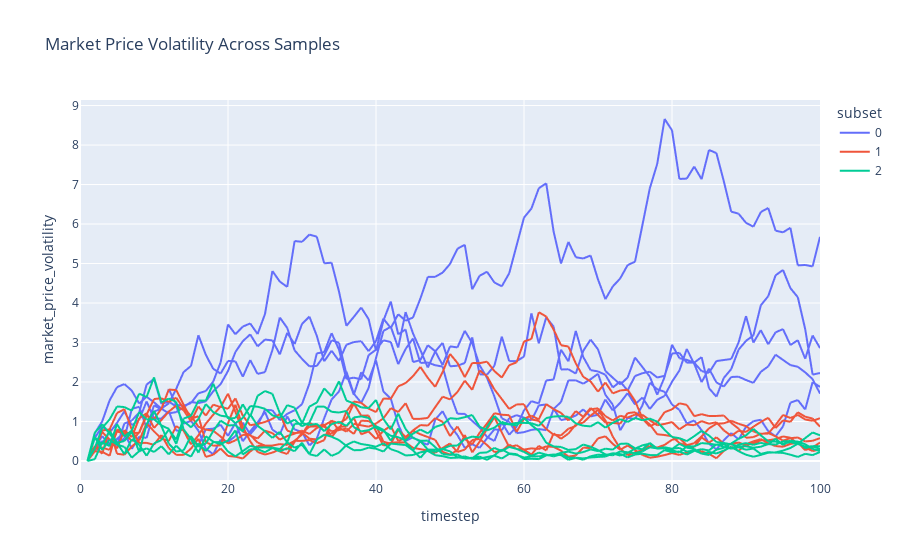

The cell this chart's notebook holds for it:
### Code cell
px.line(results,
        x='timestep',
        y='market_price_volatility',
        color='subset',
        title='Market Price Volatility Across Samples')

### Figure 1 — Plotly figure (JSON) as saved in the notebook; plotly's stock layout.template omitted (floating-point values rounded to 4 significant figures; data arrays with more than 128 entries replaced by an {"elided": "..."} marker saying what was removed)
{"data": [{"hovertemplate": "subset=0<br>timestep=%{x}<br>market_price_volatility=%{y}<extra></extra>", "legendgroup": "0", "line": {"color": "#636efa", "dash": "solid"}, "mode": "lines", "name": "0", "showlegend": true, "type": "scattergl", "x": {"elided": "505 int values"}, "xaxis": "x", "y": {"elided": "505 float values"}, "yaxis": "y"}, {"hovertemplate": "subset=1<br>timestep=%{x}<br>market_price_volatility=%{y}<extra></extra>", "legendgroup": "1", "line": {"color": "#EF553B", "dash": "solid"}, "mode": "lines", "name": "1", "showlegend": true, "type": "scattergl", "x": {"elided": "505 int values"}, "xaxis": "x", "y": {"elided": "505 float values"}, "yaxis": "y"}, {"hovertemplate": "subset=2<br>timestep=%{x}<br>market_price_volatility=%{y}<extra></extra>", "legendgroup": "2", "line": {"color": "#00cc96", "dash": "solid"}, "mode": "lines", "name": "2", "showlegend": true, "type": "scattergl", "x": {"elided": "505 int values"}, "xaxis": "x", "y": {"elided": "505 float values"}, "yaxis": "y"}], "layout": {"legend": {"title": {"text": "subset"}, "tracegroupgap": 0}, "title": {"text": "Market Price Volatility Across Samples"}, "xaxis": {"anchor": "y", "domain": [0, 1], "title": {"text": "timestep"}}, "yaxis": {"anchor": "x", "domain": [0, 1], "title": {"text": "market_price_volatility"}}}}
